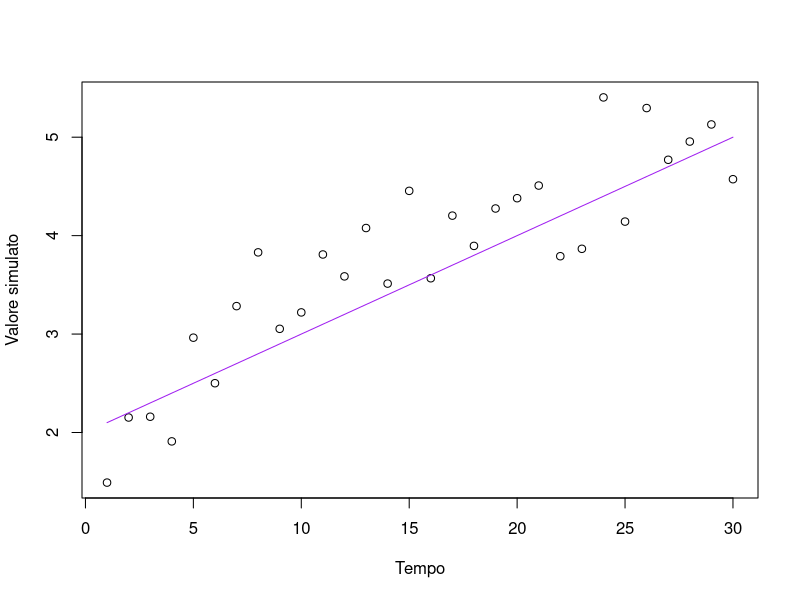

This figure's R source:
set.seed(17)
t <- 1:30
segnale <- 2 + 0.1 * t
# Scarti indipendenti simulati
x <- segnale + rnorm(30, sd = 0.6)
plot(t, x, xlab = "Tempo",
     ylab = "Valore simulato")
lines(t, segnale, col = "purple")
